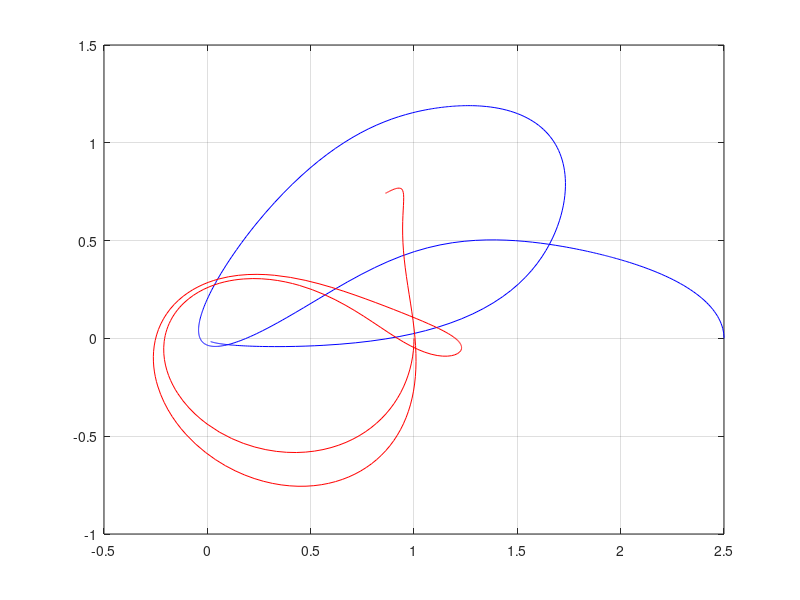

Source code (MATLAB):
function prj_5_19_rkf45
% The classical helium atom 2D
% a1 = -2*r1/r1^3 + (r1 - r2)/r12^3
% a2 = -2*r2/r2^3 + (r2 - r1)/r12^3
% where 
% r1,r2 - distances from electrons to nuclear
% r12   - distance between electrons
% --------------------------------------
% a1x = -2* r1x/r1^3 - (r1x-r2x)/r12^3
% a1y = -2* r1y/r1^3 - (r1y-r2y)/r12^3
% a2x = -2* r2x/r2^3 - (r2x-r1x)/r12^3
% a2y = -2* r2y/r2^3 - (r2y-r1y)/r12^3
% nuclear in (0,0)


% -----------------------------------------------------------------
a2 = 1/4; b2 = 1/4; a3 = 3/8; b3 = 3/32; c3 = 9/32; a4 = 12/13;
b4 = 1932/2197; c4 = -7200/2197; d4 = 7296/2197; a5 = 1;
b5 = 439/216; c5 = -8; d5 = 3680/513; e5 = -845/4104; a6 = 1/2;
b6 = -8/27; c6 = 2; d6 = -3544/2565; e6 = 1859/4104; f6 = -11/40;
r1 = 1/360; r3 = -128/4275; r4 = -2197/75240; r5 = 1/50;
r6 = 2/55; n1 = 25/216; n3 = 1408/2565; n4 = 2197/4104; n5 = -1/5;
% -----------------------------------------------------------------

big = 1e15;
h = 0.001;
hmin = h/64;
hmax = 64*h;
tol = 1e-5;

% a
% r1x = 2;
% r1y = 0;
% r2x = -1;
% r2y = 0;
% v1x = 0;
% v1y = 0.95;
% v2x = 0;
% v2y = -1;

% b
% r1x = 1.4;
% r1y = 0;
% r2x = -1;
% r2y = 0;
% v1x = 0;
% v1y = 0.86;
% v2x = 0;
% v2y = -1;

% c
% r1x = 3;
% r1y = 0;
% r2x = 1;
% r2y = 0;
% v1x = 0;
% v1y = 0.4;
% v2x = 0;
% v2y = -1;

r1x = 2.5;
r1y = 0;
r2x = 1;
r2y = 0;
v1x = 0;
v1y = 0.4;
v2x = 0;
v2y = -1;


Y = [v1x r1x v1y r1y v2x r2x v2y r2y];

n = 500;
i = 1;
while ( i < n )
      ti = i;
      yi = Y(i,:)';
      
      y1 = yi;
      k1 = h*f(ti,y1);
      y2 = yi+b2*k1;                         if big<abs(y2) break, end
      k2 = h*f(ti+a2*h,y2);
      y3 = yi+b3*k1+c3*k2;                   if big<abs(y3) break, end
      k3 = h*f(ti+a3*h,y3);
      y4 = yi+b4*k1+c4*k2+d4*k3;             if big<abs(y4) break, end
      k4 = h*f(ti+a4*h,y4);
      y5 = yi+b5*k1+c5*k2+d5*k3+e5*k4;       if big<abs(y5) break, end
      k5 = h*f(ti+a5*h,y5);
      y6 = yi+b6*k1+c6*k2+d6*k3+e6*k4+f6*k5; if big<abs(y6) break, end
      k6 = h*f(ti+a6*h,y6);
      err = abs(r1*k1+r3*k3+r4*k4+r5*k5+r6*k6);
      ynew = yi+n1*k1+n3*k3+n4*k4+n5*k5;
      if ( (max(err) < tol) || (h <= 2*hmin) )
        Y(i+1,:) = ynew';
        i = i+1;
      end
      if (err == 0)
        s = 0;
      else
        s = 0.84*(tol*min(h)/max(err))^(0.25); % min/max
      end
      if ((s<0.75)&&(h>2*hmin)), h = h/2; end
      if ((s>1.50)&&(2*h<hmax)), h = 2*h; end
      %if ((big<abs(Y(i)))||(max1==i)), break, end
end
%plots
plot(Y(:,2),Y(:,4),'b');
hold on;
plot(Y(:,6),Y(:,8),'r');
grid on;

end

function dy = f(t, y)
%       1   2   3   4   5   6   7   8
% Y = [v1x r1x v1y r1y v2x r2x v2y r2y];
r12 = sqrt((y(2)-y(6))^2 + (y(4)-y(8))^2);
r1 = sqrt(y(2)^2+y(4)^2);
r2 = sqrt(y(6)^2+y(8)^2);
dy = [
     -2* y(2)/r1^3 - (y(2)-y(6))/r12^3;
     y(1);
     -2* y(4)/r1^3 - (y(4)-y(8))/r12^3;
     y(3);
     -2* y(6)/r2^3 - (y(6)-y(2))/r12^3;
     y(5);
     -2* y(8)/r2^3 - (y(8)-y(4))/r12^3;
     y(7);
     ];
end